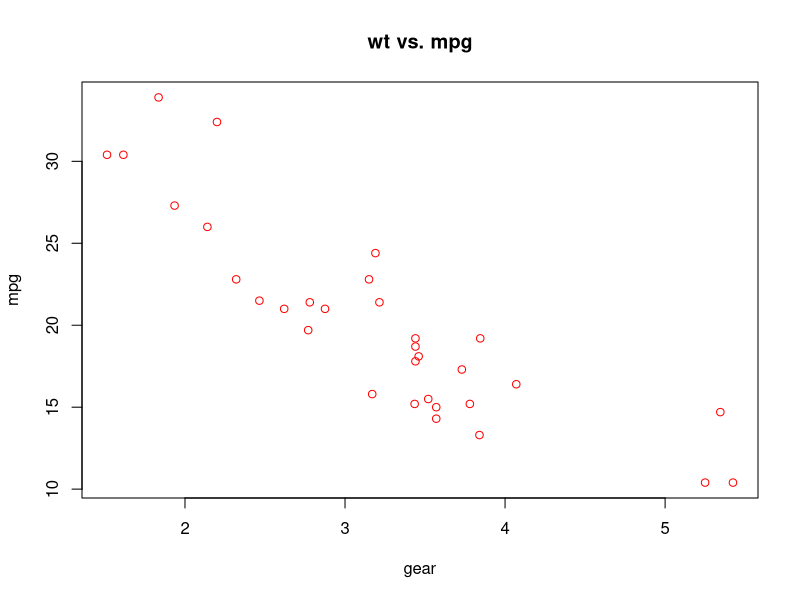
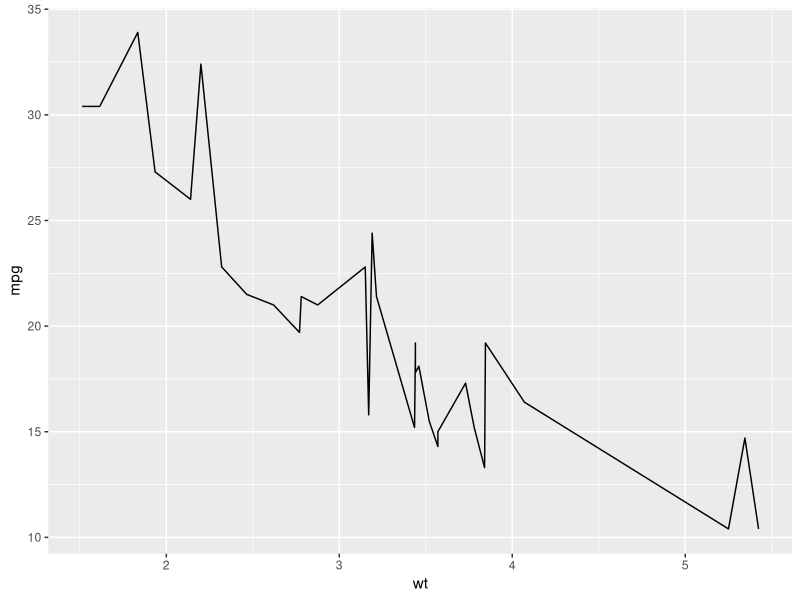
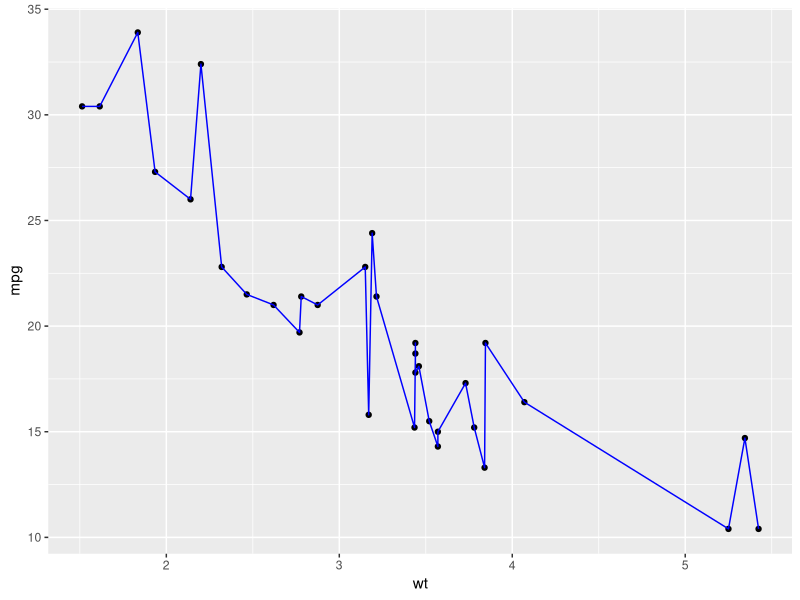
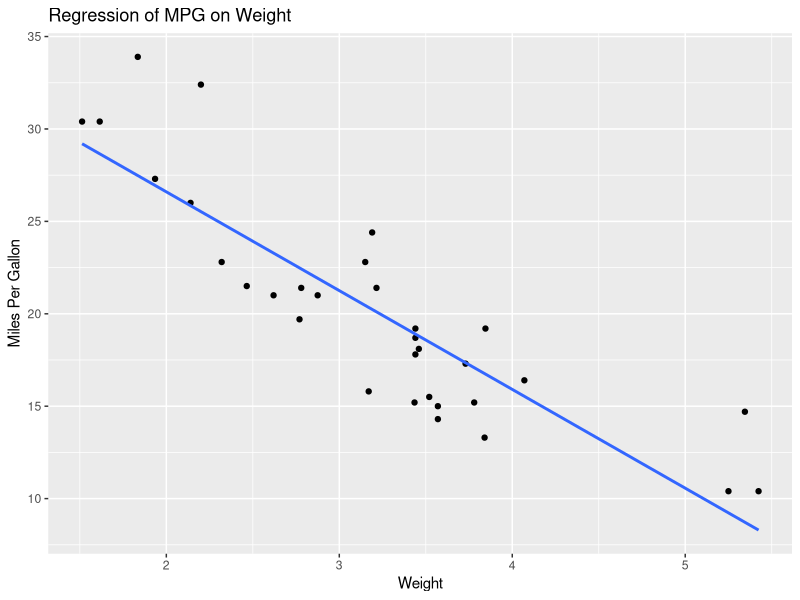

R code for these plots, in order: (Note: this script raises an error after producing the figures.)
#Simple Linear Regression Model

#Fitting a Simple Linear Regression Model to dataset 'mtcars'
sim_lin_mod <- lm(mpg ~ wt, data = mtcars)
#Finding the coefficients of the fitted linear model
coef(sim_lin_mod)

# load the dplyr package
library(dplyr)
# load the ggplot2 package
library(ggplot2)

#Loading data set and converting it to data frame
t<-mtcars
dset<-data.frame(t)

#pulling the selected columns from data frame to vectors
vec1<-pull(dset, wt)
vec1
vec2<-pull(dset, mpg)
vec2
#plotting a scatter for data
plot(vec1,vec2, main="wt vs. mpg", xlab="gear", ylab="mpg", col="red")
#plotting a line for data
ggplot(data = data.frame(t), aes(x = wt, y = mpg)) +
  geom_line()

#plotting sctter to join it along line plot
p <- ggplot(data = data.frame(t), aes(x = wt, y = mpg)) + 
  geom_point()
# add a line plot of x vs. z
p + geom_line(aes(x = wt, y = mpg), color = "blue")

#Visualising the fitted linear model
# create a scatter plot of mpg vs. hp
p <- ggplot(mtcars, aes(x = wt, y = mpg)) + 
  geom_point()
# add the linear regression line to the plot
p + geom_smooth(method = "lm", se = FALSE) +
  labs(title = "Regression of MPG on Weight",
       x = "Weight",
       y = "Miles Per Gallon")


# print a summary of the model
summary(model)


#Multiple Linear Regression

# fit a multiple linear regression model to predict mpg
mmodel <- lm(mpg ~ wt+hp, data = mtcars)
# print the model summary
summary(mmodel)

p <- ggplot(data = mtcars, aes(x = mpg, y = predict(mmodel))) +
  geom_point() +
  geom_line() +
  labs(title = "Multiple Linear Regression Model of MPG",
       x = "Observed MPG",
       y = "Predicted MPG")

# add a diagonal dashed line to indicate perfect predictions
p

# create a scatter plot of observed vs. predicted mpg
p <- ggplot(data = mtcars, aes(x = mpg, y = predict(mmodel))) +
  geom_point() +
  geom_abline(intercept = 0, slope = 1, linetype = "dashed") +
  labs(title = "Multiple Linear Regression Model of MPG",
       x = "Observed MPG",
       y = "Predicted MPG")

# add a diagonal dashed line to indicate perfect predictions
p

# print the model summary
summary(mmodel)


# load the car package
library(car)
#Check multi collinearity of the data
vif(mmodel)


#Residual Analysis

# create a vector of standardized residuals
std_resid <- rstandard(model)

# create a plot of the residuals vs. fitted values
plot(model$fitted.values, std_resid,
     xlab = "Fitted values", ylab = "Standardized residuals",
     main = "Residual plot")

# create a histogram of the standardized residuals
hist(std_resid, xlab = "Standardized residuals",
     main = "Histogram of standardized residuals")

